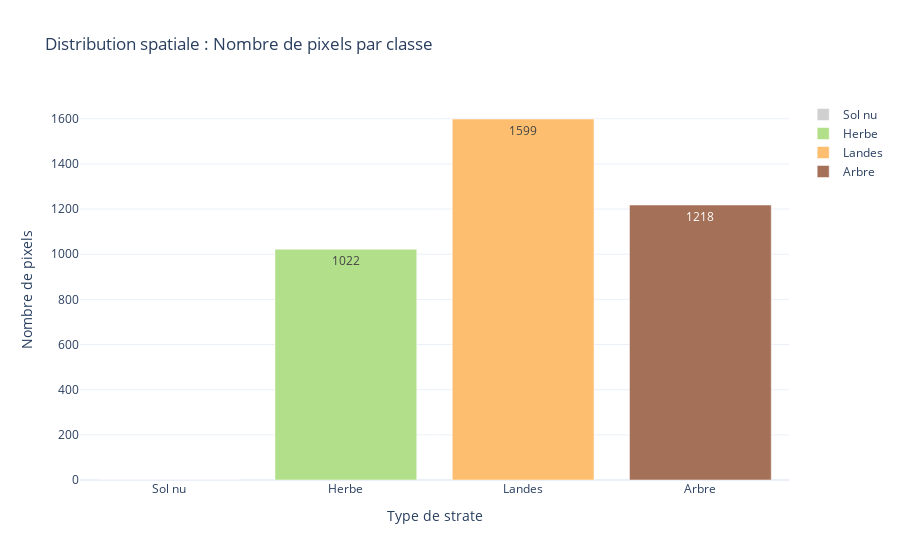

The notebook cell saved with this chart:
### Code cell
# --- NOMBRE DE PIXELS PAR STRATE ---

# 1. Chargement du raster que tu viens de créer au Bloc 3
# On utilise ta fonction rw pour charger l'image en array
raster_array = rw.load_img_as_array(output_strates_raster)

# 2. Comptage des pixels par classe
unique, counts = np.unique(raster_array, return_counts=True)
pixel_counts = dict(zip(unique, counts))

# Exclure la classe 0 (fond/NoData)
pixel_counts.pop(0, None)

# 3. Création du DataFrame de synthèse
all_classes = pd.DataFrame({'Classe': [1, 2, 3, 4]})
pixel_df = pd.merge(
    all_classes,
    pd.DataFrame({'Classe': list(pixel_counts.keys()), 'Nombre de pixels': list(pixel_counts.values())}),
    on='Classe',
    how='left'
).fillna(0)

# 4. Configuration visuelle
color_map = {1: '#d0d0d0', 2: '#b2df8a', 3: '#fdbf6f', 4: '#a47158'}
noms_strates_complet = {1: 'Sol nu', 2: 'Herbe', 3: 'Landes', 4: 'Arbre'}

# 5. Création du graphique unique et homogène
fig_pixels = go.Figure()

for classe in pixel_df['Classe']:
    count = pixel_df[pixel_df['Classe'] == classe]['Nombre de pixels'].values[0]
    fig_pixels.add_trace(go.Bar(
        x=[classe],
        y=[count],
        marker_color=color_map[classe],
        name=noms_strates_complet[classe],
        text=int(count), # Affiche le nombre au-dessus de la barre
        textposition='auto',
    ))

# Mise à jour du design
fig_pixels.update_layout(
    title='Distribution spatiale : Nombre de pixels par classe',
    xaxis_title='Type de strate',
    yaxis_title='Nombre de pixels',
    xaxis=dict(
        tickvals=[1, 2, 3, 4],
        ticktext=['Sol nu', 'Herbe', 'Landes', 'Arbre'],
        type='category'
    ),
    template='plotly_white',
    showlegend=True
)

# 6. Enregistrement (Utilise le chemin figure_path défini au Bloc 1)
output_pixel_html = os.path.join(figure_path, 'diag_baton_nb_pix_by_class.html')
fig_pixels.write_html(output_pixel_html)

# Affichage
fig_pixels.show()

print(f"Statistiques de pixels sauvegardées dans : {output_pixel_html}")

### Figure 1 — Plotly figure (JSON) as saved in the notebook; plotly's stock layout.template omitted (floating-point values rounded to 4 significant figures)
{"data": [{"marker": {"color": "#d0d0d0"}, "name": "Sol nu", "text": "0", "textposition": "auto", "type": "bar", "x": [1], "y": [0]}, {"marker": {"color": "#b2df8a"}, "name": "Herbe", "text": "1022", "textposition": "auto", "type": "bar", "x": [2], "y": [1022]}, {"marker": {"color": "#fdbf6f"}, "name": "Landes", "text": "1599", "textposition": "auto", "type": "bar", "x": [3], "y": [1599]}, {"marker": {"color": "#a47158"}, "name": "Arbre", "text": "1218", "textposition": "auto", "type": "bar", "x": [4], "y": [1218]}], "layout": {"showlegend": true, "title": {"text": "Distribution spatiale : Nombre de pixels par classe"}, "xaxis": {"ticktext": ["Sol nu", "Herbe", "Landes", "Arbre"], "tickvals": [1, 2, 3, 4], "title": {"text": "Type de strate"}, "type": "category"}, "yaxis": {"title": {"text": "Nombre de pixels"}}}}
